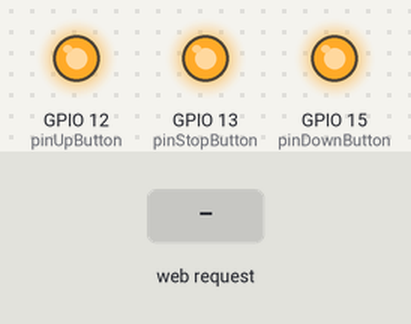
Simulated run of this sketch. Board: ESP8266 (NodeMCU). Parts: output pins drawn as LEDs (lit = HIGH). The inputs (shaded band) are chosen by the test bench. WiFi joins after 1.5 s; servers stay silent unless stated; what the sketch prints to the serial monitor is not drawn.

Above: at 2.7 s.
2.8 s: HTTP request GET /BUTTON=UP received
At 2.9 s:
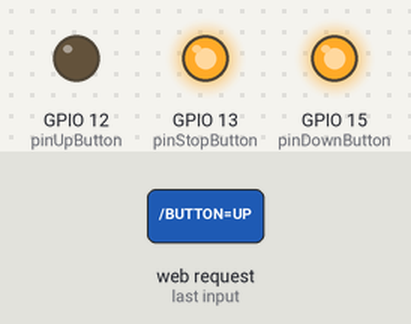
4.5 s: HTTP request GET /BUTTON=STOP received
At 4.6 s:
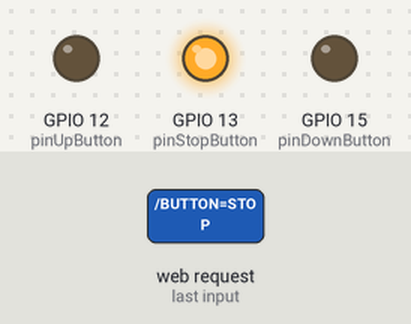
6.2 s: HTTP request GET /BUTTON=DOWN received
At 6.3 s:
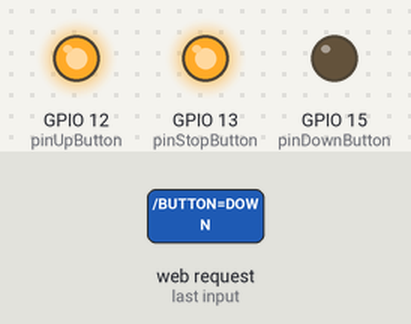
Timing chart, 0 to 9.2 s (numbered marks = the images above; inputs shaded):
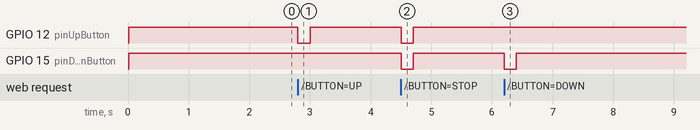

Measured:
- after the input at 2.8 s, GPIO 12 (pinUpButton): HIGH → LOW at once, → HIGH 0.20 s later
- after the input at 4.5 s, GPIO 12 (pinUpButton), GPIO 15 (pinDownButton): HIGH → LOW at once, → HIGH 0.20 s later
- after the input at 6.2 s, GPIO 15 (pinDownButton): HIGH → LOW at once, → HIGH 0.20 s later

The sketch:

RollerBlindCotroller.ino
```cpp
#include <ESP8266WiFi.h>
#include <ESP8266SSDP.h>

const char* ssid = "Mano";//type your ssid
const char* password = "kodaskodas";//type your password

int pinUpButton = 12; // GPIO12 - D6
int pinStopButton = 13; // GPIO13 - D7
int pinDownButton = 15; // GPIO15 - D8

WiFiServer server(80);

unsigned long previousMillis = 0;
const long interval = 1000;

void setup() {
  Serial.begin(115200);
  delay(10);


  pinMode(pinUpButton, OUTPUT);
  digitalWrite(pinUpButton, HIGH);
  pinMode(pinStopButton, OUTPUT);
  digitalWrite(pinStopButton, HIGH);
  pinMode(pinDownButton, OUTPUT);
  digitalWrite(pinDownButton, HIGH);

  // Connect to WiFi network
  Serial.println();
  Serial.println();
  Serial.print("Connecting to ");
  Serial.println(ssid);

  WiFi.begin(ssid, password);

  while (WiFi.status() != WL_CONNECTED) {
    delay(500);
    Serial.print(".");
  }
  Serial.println("");
  Serial.println("WiFi connected");

  // Start the server
  server.begin();
  Serial.println("Server started");

  // Print the IP address
  Serial.print("Use this URL to connect: ");
  Serial.print("http://");
  Serial.print(WiFi.localIP());
  Serial.println("/");

  Serial.printf("Starting SSDP...\n");
  SSDP.setSchemaURL("description.xml");
  SSDP.setHTTPPort(80);
  SSDP.setName("ESP Blinds Controller");
  SSDP.setSerialNumber(ESP.getChipId());
  SSDP.setURL("index.html");
  SSDP.setModelName("ESP8266 Blinds Controller");
  SSDP.setModelNumber("v1");
  SSDP.setModelURL("http://www.google.com");
  SSDP.setManufacturer("Home Made");
  SSDP.setManufacturerURL("http://www.google.com");
  SSDP.setDeviceType("urn:schemas-upnp-org:device:RollerBlinds:1");
  SSDP.begin();

}

void loop() {
  boolean buttonUp = false;
  boolean buttonStop = false;
  boolean buttonDown = false;

  // Check if a client has connected
  WiFiClient client = server.available();
  if (!client) {
    return;
  }

  // Wait until the client sends some data
  Serial.println("new client");
  while(!client.available()){
    delay(1);
  }

  // Read the first line of the request
  String request = client.readStringUntil('\r');
  Serial.println(request);
  client.flush();

  // Match the request
  if (request.indexOf("/BUTTON=UP") != -1) {
    buttonUp=true;
    Serial.println("pinUpButton");
    digitalWrite(pinUpButton, LOW);
    delay(200);
    digitalWrite(pinUpButton, HIGH);
  }
  if (request.indexOf("/BUTTON=STOP") != -1) {
    buttonStop=true;
    Serial.println("pinStopButton");
    digitalWrite(pinUpButton, LOW);
    digitalWrite(pinDownButton, LOW);
    delay(200);
    digitalWrite(pinUpButton, HIGH);
    digitalWrite(pinDownButton, HIGH);
  }
  if (request.indexOf("/BUTTON=DOWN") != -1) {
    buttonDown=true;
    Serial.println("pinDownButton");
    digitalWrite(pinDownButton, LOW);
    delay(200);
    digitalWrite(pinDownButton, HIGH);
  }


// Set ledPin according to the request
//digitalWrite(ledPin, value);


  // Return the response
  client.println("HTTP/1.1 200 OK");
  client.println("Content-Type: text/html");
  client.println(""); //  do not forget this one
  client.println("<!DOCTYPE HTML>");
  client.println("<html>");

  client.print("Button pressed is: ");

  if(buttonUp) {
    client.print("UP");}
  if(buttonStop) {
    client.print("STOP");}
  if(buttonDown) {
    client.print("DOWN");}

  client.println("<br><br>");
  client.println("Click <a href=\"/BUTTON=UP\">here</a> Roller Blinds UP<br>");
  client.println("Click <a href=\"/BUTTON=STOP\">here</a> Roller Blinds STOP<br>");
  client.println("Click <a href=\"/BUTTON=DOWN\">here</a> Roller Blinds DOWN<br>");
  client.println("</html>");

  delay(1);
  Serial.println("Client disonnected");
  Serial.println("");

}
```
